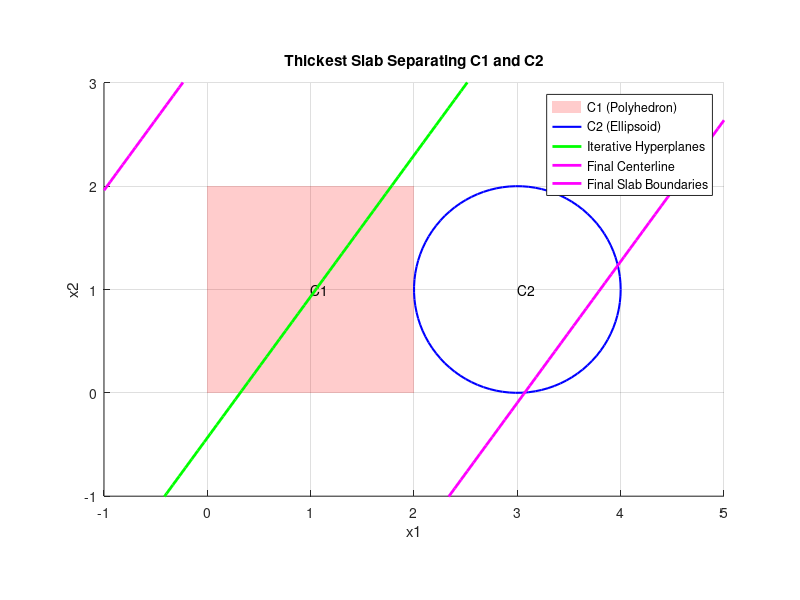

The MATLAB source for this figure:
clc;
clear;
close all;

% Input Data
% Define C1 (polyhedron): C * x <= d
C = [1, 0; 0, 1; -1, 0; 0, -1];  % Coefficients of inequalities for polyhedron
d = [2; 2; 0; 0];                % Right-hand side of inequalities

% Define C2 (ellipsoid): Pu + q, with ||u||_2 <= 1
P = [1, 0; 0, 1];                % Ellipsoid transformation matrix (unit circle)
q = [3; 1];                      % Ellipsoid center

% Initialize Variables
n = size(C, 2);                  % Dimension of the problem
a = randn(n, 1);                 % Random initial normal vector
a = a / norm(a);                 % Normalize a

% Hyperparameters
max_iters = 100;                 % Maximum iterations for optimization
tol = 1e-6;                      % Tolerance for convergence

% Visualization setup
figure;
hold on;
axis equal;
grid on;
xlabel('x1');
ylabel('x2');
title('Thickest Slab Separating C1 and C2');
xlim([-1, 5]);
ylim([-1, 3]);

% Plot C1 (polyhedron)
x_poly = [-1, 2]; % Range of x-coordinates
y_poly1 = [2, 2]; % Top boundary
y_poly2 = [0, 0]; % Bottom boundary
fill([0 2 2 0], [0 0 2 2], 'r', 'FaceAlpha', 0.2, 'EdgeColor', 'none');
text(1, 1, 'C1');

% Plot C2 (ellipsoid)
theta = linspace(0, 2*pi, 100); % Angles for sampling
ellipse_points = P * [cos(theta); sin(theta)] + q;
plot(ellipse_points(1, :), ellipse_points(2, :), 'b', 'LineWidth', 1.5);
text(q(1), q(2), 'C2');

% Optimization Loop
for iter = 1:max_iters
    % Step 1: Compute inf_x∈C1 (a^T * x)
    inf_C1 = Inf;
    for i = 1:size(C, 1)
        ci = C(i, :)';
        di = d(i);
        xi = (di / (ci' * a)) * a;  % Solve for x on the boundary of C1
        if ci' * xi <= di  % Ensure x satisfies constraints
            value = a' * xi;  % Evaluate objective
            if value < inf_C1
                inf_C1 = value;
            end
        end
    end

    % Step 2: Compute sup_x∈C2 (a^T * x)
    sup_C2 = -Inf;
    for u = theta
        ui = [cos(u); sin(u)];  % Generate points on unit circle
        x = P * ui + q;         % Transform u to ellipsoid
        value = a' * x;         % Evaluate objective
        if value > sup_C2
            sup_C2 = value;
        end
    end

    % Step 3: Maximize slab thickness
    thickness = inf_C1 - sup_C2;

    % Step 4: Update a using gradient ascent
    grad = inf_C1 - sup_C2;  % Approximate gradient
    a = a + 0.1 * grad * a;  % Update rule with step size
    a = a / norm(a);         % Normalize a

    % Convergence Check
    if abs(thickness - (inf_C1 - sup_C2)) < tol
        break;
    end

    % Visualization: Plot the separating hyperplanes
    b = 0.5 * (inf_C1 + sup_C2); % Center of the slab
    x_vals = linspace(-1, 5, 100);
    hyperplane = b ./ (a(1) + 1e-6) - (a(2) ./ (a(1) + 1e-6)) * x_vals; % Hyperplane equation
    plot(x_vals, hyperplane, 'k--', 'LineWidth', 1.2); % Slab centerline
    pause(0.1);
end

% Final Output Results
disp('Optimal Normal Vector (a):');
disp(a);
disp('Maximum Slab Thickness:');
disp(thickness);

% Final visualization of the slab
b = 0.5 * (inf_C1 + sup_C2); % Center of the slab
x_vals = linspace(-1, 5, 100);
centerline = b ./ (a(1) + 1e-6) - (a(2) ./ (a(1) + 1e-6)) * x_vals;
upper_boundary = (inf_C1 ./ (a(1) + 1e-6)) - (a(2) ./ (a(1) + 1e-6)) * x_vals;
lower_boundary = (sup_C2 ./ (a(1) + 1e-6)) - (a(2) ./ (a(1) + 1e-6)) * x_vals;

plot(x_vals, centerline, 'g-', 'LineWidth', 2); % Final centerline
plot(x_vals, upper_boundary, 'm-', 'LineWidth', 2); % Upper boundary
plot(x_vals, lower_boundary, 'm-', 'LineWidth', 2); % Lower boundary
legend('C1 (Polyhedron)', 'C2 (Ellipsoid)', 'Iterative Hyperplanes', 'Final Centerline', 'Final Slab Boundaries');
hold off;

% Save the figure
saveas(gcf, 'Thickest_Slab_Separation.png');
disp('Figure saved as "Thickest_Slab_Separation.png".');
